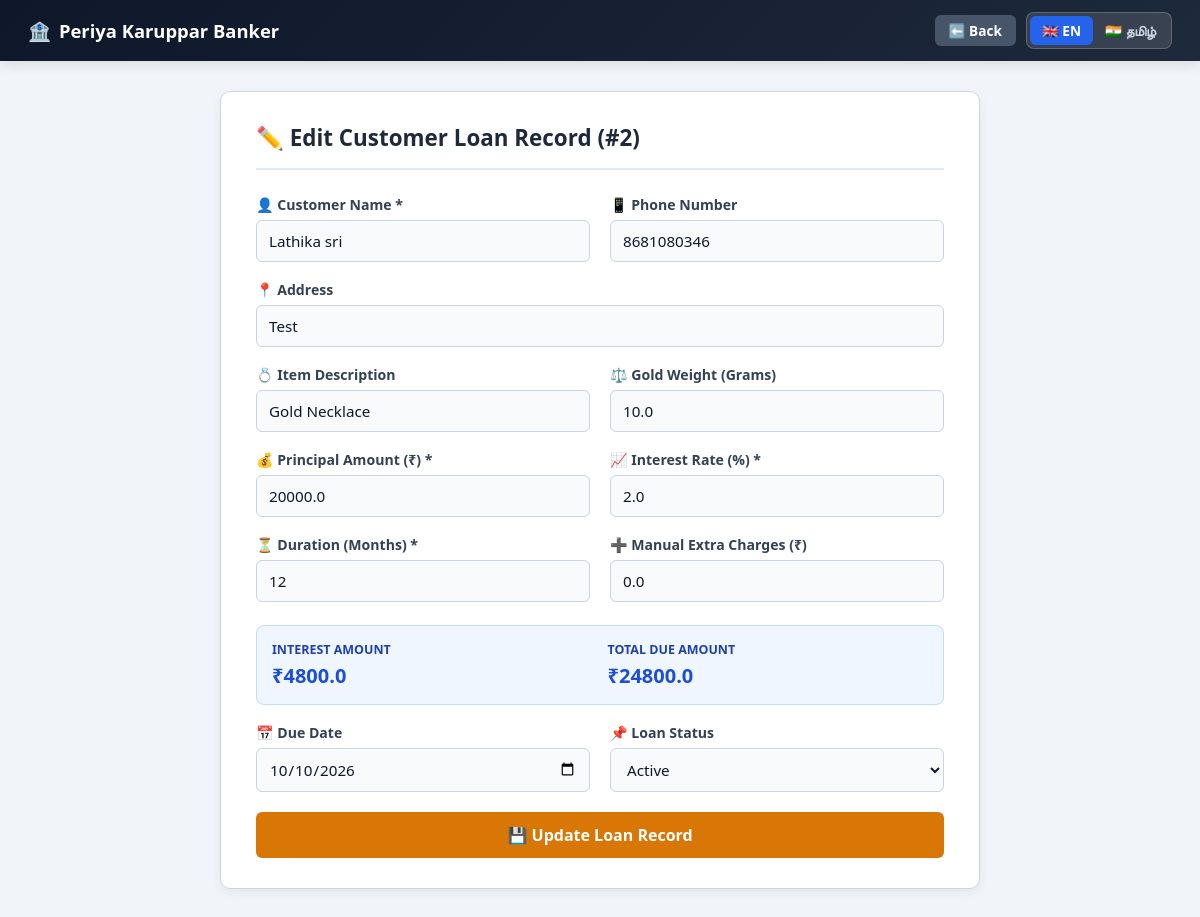
Page /edit/2 on the committed database.
### tables this page shows
CREATE TABLE loans (
    id INTEGER PRIMARY KEY AUTOINCREMENT,
    customer_name TEXT,
    item TEXT,
    amount REAL,
    interest_rate REAL,
    months INTEGER,
    extra_amount REAL,
    total_amount REAL,
    due_date TEXT
, gold_weight REAL, status TEXT DEFAULT 'Active', manual_extra REAL DEFAULT 0, phone_number TEXT DEFAULT '', address TEXT DEFAULT '', last_msg_date TEXT DEFAULT '');

### app.py (the view, shortened to what this page needs)
@app.route("/edit/<int:id>", methods=["GET","POST"])
def edit(id):
    conn = get_db()
    cursor = conn.cursor()
    cursor.execute("SELECT * FROM loans WHERE id=?", (id,))
    data = cursor.fetchone()
    conn.close()
    return render_template("edit.html", row=data)

### app.py (called while the page is built)
def get_db():
    if not os.path.exists(DB_PATH):
        init_db()
    return sqlite3.connect(DB_PATH)

@app.context_processor
def inject_lang():
    return {'current_lang': session.get('lang', 'en')}

### templates/edit.html (shortened to what this page needs)
<!DOCTYPE html>
<html lang="{{ current_lang }}">
<head>
</head>
<body>
<div class="navbar">
    <div class="nav-brand">
        🏦 <span>{{ 'பெரிய கருப்பர் பேங்கர்' if current_lang == 'ta' else 'Periya Karuppar Banker' }}</span>
    </div>
    <div class="nav-links">
        <a href="/dashboard" class="btn-back">⬅️ {{ 'திரும்பச் செல்' if current_lang == 'ta' else 'Back' }}</a>
        <div class="lang-switch">
            <a href="/set_lang/en" class="lang-btn {% if current_lang == 'en' %}active{% endif %}">🇬🇧 EN</a>
            <a href="/set_lang/ta" class="lang-btn {% if current_lang == 'ta' %}active{% endif %}">🇮🇳 தமிழ்</a>
        </div>
    </div>
</div>
<div class="container">
    <div class="form-card">
        <div class="form-header">
            <div class="form-title">
                ✏️ {{ 'வாடிக்கையாளர் கடன் விவரம் திருத்து' if current_lang == 'ta' else 'Edit Customer Loan Record' }} (#{{ row[0] }})
            </div>
        </div>
        <form method="POST">
            <div class="form-grid">
                <div class="form-group">
                    <label>👤 {{ 'வாடிக்கையாளர் பெயர் *' if current_lang == 'ta' else 'Customer Name *' }}</label>
                    <input name="name" value="{{ row[1] if row[1] is not none else '' }}" required>
                </div>
                <div class="form-group">
                    <label>📱 {{ 'தொலைபேசி எண்' if current_lang == 'ta' else 'Phone Number' }}</label>
                    <input name="phone" value="{{ row[12] if row[12] is not none else '' }}" maxlength="15">
                </div>
                <div class="form-group form-group-full">
                    <label>📍 {{ 'முகவரி' if current_lang == 'ta' else 'Address' }}</label>
                    <input name="address" value="{{ row[13] if row[13] is not none else '' }}">
                </div>
                <div class="form-group">
                    <label>💍 {{ 'அடகு பொருள்' if current_lang == 'ta' else 'Item Description' }}</label>
                    <input name="item" value="{{ row[2] if row[2] is not none else '' }}">
                </div>
                <div class="form-group">
                    <label>⚖️ {{ 'தங்கத்தின் எடை (கிராம்)' if current_lang == 'ta' else 'Gold Weight (Grams)' }}</label>
                    <input name="gold" type="number" step="0.01" value="{{ row[9] if row[9] is not none else '' }}">
                </div>
                <div class="form-group">
                    <label>💰 {{ 'அசல் கடன் தொகை (₹) *' if current_lang == 'ta' else 'Principal Amount (₹) *' }}</label>
                    <input name="amount" type="number" step="0.01" id="amount" value="{{ row[3] if row[3] is not none else '' }}" oninput="calc()" required>
                </div>
                <div class="form-group">
                    <label>📈 {{ 'வட்டி வீதம் (%) *' if current_lang == 'ta' else 'Interest Rate (%) *' }}</label>
                    <input name="rate" type="number" step="0.01" id="rate" value="{{ row[4] if row[4] is not none else '' }}" oninput="calc()" required>
                </div>
                <div class="form-group">
                    <label>⏳ {{ 'கால அளவு (மாதங்கள்) *' if current_lang == 'ta' else 'Duration (Months) *' }}</label>
                    <input name="months" type="number" id="months" value="{{ row[5] if row[5] is not none else '' }}" oninput="calc()" required>
                </div>
                <div class="form-group">
                    <label>➕ {{ 'கூடுதல் கட்டணம் (₹)' if current_lang == 'ta' else 'Manual Extra Charges (₹)' }}</label>
                    <input name="manual_extra" type="number" step="0.01" id="manual_extra" value="{{ row[11] if row[11] is not none else '0' }}" oninput="calc()">
                </div>
                <div class="calc-preview-card">
                    <div>
                        <div class="calc-box-title">{{ 'வட்டி தொகை' if current_lang == 'ta' else 'Interest Amount' }}</div>
                        <div class="calc-box-val" id="disp_interest">₹{{ row[6] }}</div>
                    </div>
                    <div>
                        <div class="calc-box-title">{{ 'மொத்த திருப்பிச் செலுத்தும் தொகை' if current_lang == 'ta' else 'Total Due Amount' }}</div>
                        <div class="calc-box-val" id="disp_total">₹{{ row[7] }}</div>
                    </div>
                </div>
                <div class="form-group">
                    <label>📅 {{ 'கெடு தேதி' if current_lang == 'ta' else 'Due Date' }}</label>
                    <input type="date" name="due_date" id="due_date" value="{{ row[8] if row[8] is not none else '' }}">
                </div>
                <div class="form-group">
                    <label>📌 {{ 'கடன் நிலை' if current_lang == 'ta' else 'Loan Status' }}</label>
                    <select name="status">
                        <option value="Active" {% if row[10] == 'Active' %}selected{% endif %}>{{ 'செயலில் (Active)' if current_lang == 'ta' else 'Active' }}</option>
                    </select>
                </div>
            </div>
            <button type="submit" class="btn-submit">
                💾 {{ 'விவரங்களைப் புதுப்பி' if current_lang == 'ta' else 'Update Loan Record' }}
            </button>
        </form>
    </div>
</div>
</body>
</html>

### templates/edit.html (style rules this page uses)
:root { --primary: #1e3a8a; --success: #059669; --warning: #d97706; --bg: #f1f5f9; --card-bg: #ffffff; --text-dark: #0f172a; --text-muted: #64748b; --border: #cbd5e1; --radius: 10px; }
* { box-sizing: border-box; margin: 0; padding: 0; font-family: 'Segoe UI', system-ui, sans-serif; }
body { background: var(--bg); color: var(--text-dark); padding-bottom: 50px; }
.navbar { background: linear-gradient(135deg, #0f172a, #1e293b); padding: 12px 28px; display: flex; justify-content: space-between; align-items: center; color: white; box-shadow: 0 4px 12px rgba(0,0,0,0.1); }
.nav-brand { font-size: 1.15rem; font-weight: 700; display: flex; align-items: center; gap: 8px; }
.nav-links { display: flex; align-items: center; gap: 10px; }
.lang-switch { display: inline-flex; background: rgba(255, 255, 255, 0.12); border-radius: 8px; padding: 3px; border: 1px solid rgba(255, 255, 255, 0.2); }
.lang-btn { padding: 5px 12px; border-radius: 6px; text-decoration: none; font-size: 0.85rem; font-weight: 600; color: #cbd5e1; transition: all 0.2s ease; }
.lang-btn.active { background: #2563eb; color: white; }
.btn-back { background: #475569; color: white; padding: 6px 14px; border-radius: 6px; text-decoration: none; font-size: 0.85rem; font-weight: 600; }
.container { max-width: 800px; margin: 30px auto; padding: 0 20px; }
.form-card { background: var(--card-bg); border-radius: var(--radius); padding: 30px 35px; box-shadow: 0 4px 12px rgba(0,0,0,0.06); border: 1px solid var(--border); }
.form-header { border-bottom: 2px solid #e2e8f0; padding-bottom: 15px; margin-bottom: 25px; }
.form-title { font-size: 1.4rem; font-weight: 700; color: #1e293b; display: flex; align-items: center; gap: 10px; }
.form-grid { display: grid; grid-template-columns: 1fr 1fr; gap: 18px 20px; }
.form-group-full { grid-column: 1 / -1; }
.form-group label { display: block; font-weight: 600; font-size: 0.88rem; color: #334155; margin-bottom: 6px; }
.form-group input, .form-group select { width: 100%; padding: 10px 12px; border: 1px solid var(--border); border-radius: 6px; font-size: 0.95rem; background: #f8fafc; color: var(--text-dark); transition: all 0.2s; }
.calc-preview-card { grid-column: 1 / -1; background: #eff6ff; border: 1px solid #bfdbfe; border-radius: 8px; padding: 15px; display: grid; grid-template-columns: 1fr 1fr; gap: 15px; margin-top: 5px; }
.calc-box-title { font-size: 0.78rem; text-transform: uppercase; color: #1e40af; font-weight: 700; }
.calc-box-val { font-size: 1.25rem; font-weight: 700; color: #1d4ed8; margin-top: 4px; }
.btn-submit { background: #d97706; color: white; padding: 12px 24px; font-size: 1rem; font-weight: 700; border: none; border-radius: 6px; cursor: pointer; transition: all 0.2s; width: 100%; margin-top: 20px; }

### rows in the picture
loans: id "2", name "Lathika sri", phone "8681080346", address "Test", item "Gold Necklace", gold "10.0", amount "20000.0", rate "2.0", months "12", manual_extra "0.0", extra_amount "4800.0", total_amount "24800.0", due_date "10/10/2026", status "Active"

### other values in the picture
{{ 'திரும்பச் செல்' if current_lang == 'ta' else 'Back' }} "Back"
{{ 'வாடிக்கையாளர் பெயர் *' if current_lang == 'ta' else 'Customer Name *' }} "Customer Name *"
{{ 'தொலைபேசி எண்' if current_lang == 'ta' else 'Phone Number' }} "Phone Number"
{{ 'முகவரி' if current_lang == 'ta' else 'Address' }} "Address"
{{ 'அடகு பொருள்' if current_lang == 'ta' else 'Item Description' }} "Item Description"
{{ 'வட்டி வீதம் (%) *' if current_lang == 'ta' else 'Interest Rate (%) *' }} "Interest Rate (%) *"
{{ 'வட்டி தொகை' if current_lang == 'ta' else 'Interest Amount' }} "INTEREST AMOUNT"
{{ 'கெடு தேதி' if current_lang == 'ta' else 'Due Date' }} "Due Date"
{{ 'கடன் நிலை' if current_lang == 'ta' else 'Loan Status' }} "Loan Status"
